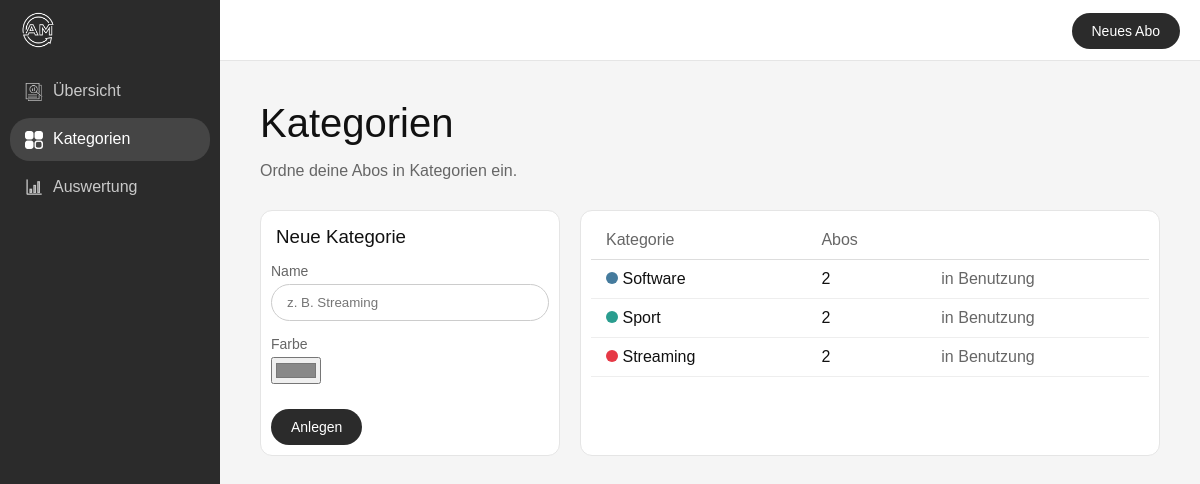
The page /kategorien.php on the database its author committed.
### tables this page shows
CREATE TABLE `kategorien` (
  `id` int(11) NOT NULL,
  `name` varchar(50) NOT NULL,
  `farbe` varchar(7) DEFAULT NULL
);

### kategorien.php (the view, shortened to what this page needs)
<?php
include 'verbindung.php';
$kategorien = $pdo->query("SELECT kategorien.*, COUNT(abos.id) AS anzahl
                           FROM kategorien
                           LEFT JOIN abos ON abos.kategorie_id = kategorien.id
                           GROUP BY kategorien.id
                           ORDER BY kategorien.name")->fetchAll();
include 'kopf.php';
?>
<h1>Kategorien</h1>
<p class="grau">Ordne deine Abos in Kategorien ein.</p>
<div class="zwei-spalten">
    <div class="box">
        <h3>Neue Kategorie</h3>
        <form class="formular" method="post" action="kategorien.php">
            <label>Name</label>
            <input class="feld" type="text" name="name" maxlength="50" placeholder="z. B. Streaming">
            <label>Farbe</label>
            <input type="color" name="farbe" value="#888888">
            <div class="knoepfe">
                <button class="knopf-weiss" type="submit">Anlegen</button>
            </div>
        </form>
    </div>
    <div class="box">
        <?php if (count($kategorien) == 0) { ?>
            <p class="grau">Noch keine Kategorien vorhanden.</p>
        <?php } else { ?>
            <table>
                <tr>
                    <th>Kategorie</th>
                    <th>Abos</th>
                    <th></th>
                </tr>
                <?php foreach ($kategorien as $kategorie) { ?>
                    <tr>
                        <td>
                            <span class="punkt" style="background-color: <?php echo htmlspecialchars($kategorie['farbe']); ?>"></span>
                            <?php echo htmlspecialchars($kategorie['name']); ?>
                        </td>
                        <td><?php echo $kategorie['anzahl']; ?></td>
                        <td>
                            <?php if ($kategorie['anzahl'] == 0) { ?>
                                <a href="kategorien.php?loeschen=<?php echo $kategorie['id']; ?>" onclick="return confirm('Kategorie wirklich löschen?');">Löschen</a>
                            <?php } else { ?>
                                <span class="grau">in Benutzung</span>
                            <?php } ?>
                        </td>
                    </tr>
                <?php } ?>
            </table>
        <?php } ?>
    </div>
</div>
<?php include 'fuss.php'; ?>

### style.css (style rules this page uses)
body { margin: 0; font-family: Arial, Helvetica, sans-serif; -webkit-font-smoothing: antialiased; background-color: #2b2b2b; color: white; }
.knopf-weiss { display: inline-block; vertical-align: middle; line-height: normal; padding: 10px 20px; background-color: #2b2b2b; color: white; text-decoration: none; font-size: 14px; border-radius: 20px; }
.inhalt h1 { font-size: 40px; font-weight: normal; margin: 0 0 10px 0; }
.grau { color: #666; }
.feld { padding: 10px 15px; background-color: white; color: #111; border: 1px solid #ccc; border-radius: 20px; font-family: inherit; }
button { border: none; cursor: pointer; font-family: inherit; }
table { margin-top: 20px; border-collapse: collapse; }
td { padding: 10px 15px; border-bottom: 1px solid #eee; }
.punkt { display: inline-block; width: 12px; height: 12px; border-radius: 6px; }
th { padding: 10px 15px; text-align: left; font-weight: normal; color: #666; border-bottom: 1px solid #ddd; }
.formular { max-width: 400px; }
.formular label { display: block; margin-top: 15px; margin-bottom: 5px; color: #666; font-size: 14px; }
.formular .feld { width: 100%; box-sizing: border-box; }
.knoepfe { margin-top: 25px; }
.box { padding: 10px; background-color: white; border: 1px solid #e5e5e5; border-radius: 12px; }
.box table { margin-top: 0; width: 100%; }
.zwei-spalten { display: grid; grid-template-columns: 300px 1fr; gap: 20px; margin-top: 30px; }
.box h3 { margin: 5px 5px 0 5px; font-weight: normal; }

### rows shown on the page
kategorien: name "Software", anzahl "2"
kategorien: name "Sport", anzahl "2"
kategorien: name "Streaming", anzahl "2"
